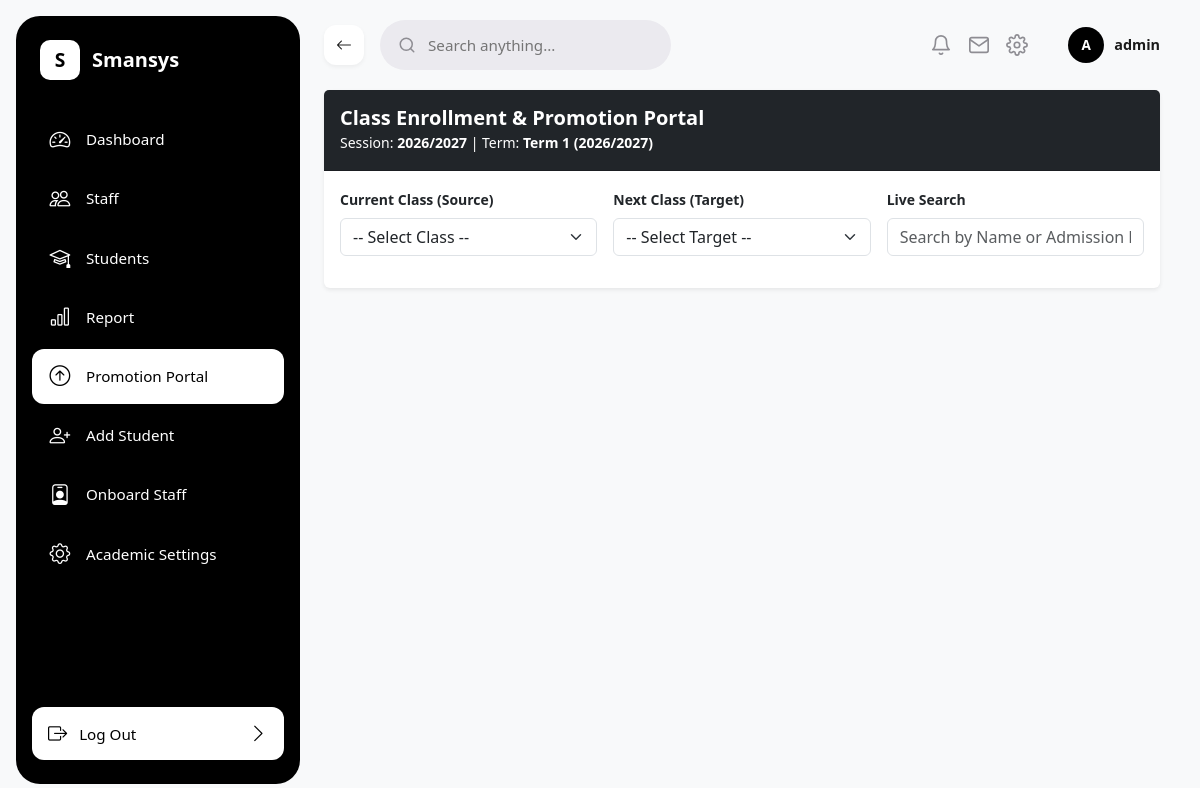
Page /enrollment/portal/ (signed in) on the committed database.
### sis/models.py (models this page shows)
class AcademicSession(models.Model):
    academic_year = models.CharField(max_length=20, unique=True, help_text="e.g., 2025/2026")
    is_current = models.BooleanField(default=False, help_text="True if this is the active academic year")
    def __str__(self):
        return self.academic_year

class Term(models.Model):
    TERM_CHOICES = [
        ('Term 1', 'Term 1'),
        ('Term 2', 'Term 2'),
        ('Term 3', 'Term 3'),
    ]
    session = models.ForeignKey(AcademicSession, on_delete=models.CASCADE, related_name='terms')
    term_name = models.CharField(max_length=20, choices=TERM_CHOICES)
    is_active = models.BooleanField(default=False, help_text="True if this is the active grading term")
    class Meta:
        unique_together = ('session', 'term_name')
    def __str__(self):
        return f"{self.term_name} ({self.session.academic_year})"

### sis/views.py (the view, shortened to what this page needs)
# urls.py: path('enrollment/portal/', class_enrollment_portal_view, name='class_enrollment_portal'),
@login_required
def class_enrollment_portal_view(request):
    if not _is_admin(request.user):
        raise PermissionDenied
    classrooms = ClassRoom.objects.all()
    current_session = AcademicSession.objects.filter(is_current=True).first()
    current_term = Term.objects.filter(is_active=True).first() if current_session else None
    source_class = None
    students_data = []
    promotion_criteria = None
    search_query = request.GET.get('search_query', '').strip()
    source_class_id = request.GET.get('source_class_id')
    context = {
        'classrooms': classrooms,
        'current_session': current_session,
        'current_term': current_term,
        'source_class': source_class,
        'promotion_criteria': promotion_criteria,
        'students_data': students_data,
        'search_query': search_query,
    }
    return render(request, 'sis/class_enrollment_portal.html', context)

### sis/views.py (called while the page is built)
def _is_admin(user):
    return user.is_active and user.is_superuser

### sis/templates/sis/class_enrollment_portal.html (shortened to what this page needs)
{% extends 'sis/base.html' %}
{% load static %}
{% block content %}
<div class="card shadow-sm border-0">
  <div class="card-header bg-dark text-white py-3">
    <h5 class="mb-0 fw-bold">Class Enrollment & Promotion Portal</h5>
    <small class="text-light-50">
      Session: <strong>{{ current_session|default:"None set" }}</strong>
      | Term: <strong>{{ current_term|default:"None set" }}</strong>
    </small>
  </div>
  <div class="card-body">
    <form method="GET" class="row g-3 align-items-end mb-3" id="filterForm">
      <div class="col-md-4">
        <label for="source_class_id" class="form-label fw-semibold small">Current Class (Source)</label>
        <select name="source_class_id" id="source_class_id" class="form-select" onchange="this.form.submit()">
          <option value="">-- Select Class --</option>
        </select>
      </div>
      <div class="col-md-4">
        <label for="next_class_id" class="form-label fw-semibold small">Next Class (Target)</label>
        <select name="next_class_id" id="next_class_id" class="form-select" form="promoteForm">
          <option value="">-- Select Target --</option>
        </select>
      </div>
      <div class="col-md-4">
        <label for="search_query" class="form-label fw-semibold small">Live Search</label>
        <input type="text" name="search_query" id="search_query" class="form-control"
               placeholder="Search by Name or Admission No."
               value="{{ search_query }}" oninput="this.form.submit()">
      </div>
    </form>
  </div>
</div>
{% endblock %}

### sis/templates/sis/base.html (shortened to what this page needs)
{% load static %}
<!DOCTYPE html>
<html lang="en">
<head>
    <link rel="stylesheet" href="{% static 'css/bootstrap.min.css' %}">
    <link rel="stylesheet" href="https://cdn.jsdelivr.net/npm/bootstrap-icons@1.11.3/font/bootstrap-icons.min.css">
</head>
<body>
{% if user.is_authenticated %}
<div class="app-layout" style="display: flex; min-height: 100vh; background-color: #F8F9FA;">
    <aside style="width: 284px; flex-shrink: 0; min-height: 100vh;">
        <div class="sidebar">
            <div>
                <div class="brand">
                    <div class="icon-box">S</div>
                    <span>Smansys</span>
                </div>
                <nav class="nav-links">
                    <a href="{% url 'dashboard' %}" class="{% if request.path == '/' or request.path == '/dashboard/' %}active{% endif %}">
                        <i class="bi bi-speedometer2"></i> Dashboard
                    </a>
                    <a href="{% url 'staff_list' %}" class="{% if request.path == '/staff/list/' %}active{% endif %}">
                        <i class="bi bi-people"></i> Staff
                    </a>
                    <a href="{% url 'student_list' %}" class="{% if request.path == '/students/' %}active{% endif %}">
                        <i class="bi bi-mortarboard"></i> Students
                    </a>
                    <a href="{% url 'reports' %}" class="{% if request.path == '/reports/' %}active{% endif %}">
                        <i class="bi bi-bar-chart"></i> Report
                    </a>
                    <a href="{% url 'promotion_portal' %}" class="{% if request.path == '/enrollment/portal/' %}active{% endif %}">
                        <i class="bi bi-arrow-up-circle"></i> Promotion Portal
                    </a>
                    <a href="{% url 'register_student' %}" class="{% if request.path == '/students/register/' %}active{% endif %}">
                        <i class="bi bi-person-plus"></i> Add Student
                    </a>
                    <a href="{% url 'register_staff' %}" class="{% if request.path == '/staff/register/' %}active{% endif %}">
                        <i class="bi bi-person-badge"></i> Onboard Staff
                    </a>
                    <a href="{% url 'academic_settings' %}" class="{% if request.path == '/settings/academic-session/' %}active{% endif %}">
                        <i class="bi bi-gear"></i> Academic Settings
                    </a>
                </nav>
            </div>
            <div class="logout-wrap">
                <a href="{% url 'logout' %}">
                    <span><i class="bi bi-box-arrow-right me-2"></i> Log Out</span>
                    <i class="bi bi-chevron-right"></i>
                </a>
            </div>
        </div>
    </aside>
    <div class="main-viewport" style="flex-grow: 1; display: flex; flex-direction: column; min-width: 0;">
        <header class="global-header" style="width: 100%; display: flex; align-items: center; justify-content: space-between; padding: 20px 40px; background-color: transparent;">
            <div class="header-left d-flex align-items-center gap-3">
                <button type="button" onclick="window.history.back();" class="back-btn" aria-label="Go back">
                    <i class="bi bi-arrow-left"></i>
                </button>
                <div class="header-search-field" style="position: relative;">
                    <svg width="18" height="18" viewBox="0 0 24 24" fill="none" stroke="#8E8D93" stroke-width="2" stroke-linecap="round" stroke-linejoin="round">
                        <circle cx="11" cy="11" r="8"/>
                        <path d="M21 21l-4.35-4.35"/>
                    </svg>
                    <input id="globalSearchInput" type="text" placeholder="Search anything..." style="flex: 1; border: none; outline: none; background: transparent; font-size: 0.95rem; color: #8E8D93; line-height: 1; min-width: 0;">
                </div>
            </div>
            <div class="header-right d-flex align-items-center" style="gap: 20px; margin-left: auto;">
                <div class="utility-group d-flex align-items-center gap-3">
                    <svg width="22" height="22" viewBox="0 0 24 24" fill="none" stroke="#8E8D93" stroke-width="1.8" stroke-linecap="round" stroke-linejoin="round" style="cursor: pointer;">
                        <path d="M18 8A6 6 0 0 0 6 8c0 7-3 9-3 9h18s-3-2-3-9"/>
                        <path d="M13.73 21a2 2 0 0 1-3.46 0"/>
                    </svg>
                    <svg width="22" height="22" viewBox="0 0 24 24" fill="none" stroke="#8E8D93" stroke-width="1.8" stroke-linecap="round" stroke-linejoin="round" style="cursor: pointer;">
                        <path d="M4 4h16c1.1 0 2 .9 2 2v12c0 1.1-.9 2-2 2H4c-1.1 0-2-.9-2-2V6c0-1.1.9-2 2-2z"/>
                        <polyline points="22,6 12,13 2,6"/>
                    </svg>
                </div>
                <div class="header-profile-pill d-flex align-items-center" style="gap: 10px; margin-left: 20px;">
                    <span style="width: 36px; height: 36px; display: flex; align-items: center; justify-content: center; border-radius: 50%; background-color: #000000; color: #ffffff; font-weight: 700; font-size: 0.85rem; line-height: 1;">
                        {{ request.user.username|first|upper }}
                    </span>
                    <span style="font-size: 0.9rem; font-weight: 600; color: #1A1A1A;">{{ request.user.username }}</span>
                </div>
            </div>
        </header>
        <main class="page-content-canvas" style="flex-grow: 1; padding: 0 40px 40px 40px;">
{% endif %}
            {% block content %}
            {% endblock %}
{% if user.is_authenticated %}
        </main>
    </div>
</div>
{% endif %}
</body>
</html>

### sis/templates/sis/base.html (style rules this page uses)
html, body { height: 100%; margin: 0; padding: 0; background-color: #f8fafc; }
.sidebar { width: 284px; min-width: 284px; height: calc(100vh - 32px); margin: 16px; background-color: #000000; border-radius: 24px; display: flex; flex-direction: column; justify-content: space-between; padding: 24px 16px; position: fixed; left: 0; top: 0; }
.sidebar .brand { display: flex; align-items: center; gap: 12px; padding: 0 8px; margin-bottom: 32px; }
.sidebar .brand .icon-box { width: 40px; height: 40px; background: #ffffff; border-radius: 10px; display: flex; align-items: center; justify-content: center; font-weight: 800; font-size: 1.2rem; color: #000000; }
.sidebar .brand span { font-size: 1.25rem; font-weight: 700; color: #ffffff; }
.sidebar .nav-links { flex: 1; display: flex; flex-direction: column; gap: 4px; }
.sidebar .nav-links a { display: flex; align-items: center; gap: 14px; padding: 12px 16px; color: #ffffff; text-decoration: none; border-radius: 12px; font-size: 0.95rem; font-weight: 400; transition: all 0.2s ease-in-out; }
.sidebar .nav-links a.active { background: #ffffff; color: #000000; font-weight: 500; }
.sidebar .nav-links a i { font-size: 1.3rem; width: 24px; text-align: center; }
.sidebar .logout-wrap { padding-top: 16px; }
.sidebar .logout-wrap a { display: flex; align-items: center; justify-content: space-between; padding: 12px 16px; background: #ffffff; color: #000000; text-decoration: none; border-radius: 12px; font-weight: 500; font-size: 0.95rem; transition: opacity 0.15s; }
.sidebar .logout-wrap a i { font-size: 1.2rem; }
.header-search-field { flex: 1; height: 50px; display: flex; align-items: center; background-color: #EBEAEF; border-radius: 25px; padding: 0 18px; gap: 10px; min-width: 0; flex-shrink: 0; }
.header-profile-pill { display: flex; align-items: center; gap: 10px; flex-shrink: 0; }
.back-btn { cursor: pointer; border: none; background: #FFFFFF; border-radius: 12px; width: 40px; height: 40px; display: flex; align-items: center; justify-content: center; box-shadow: 0px 2px 4px rgba(0,0,0,0.05); color: #1A1A1A; flex-shrink: 0; }

### rows in the picture
AcademicSession: academic_year "2026/2027"
Term: term_name+session "Term 1 (2026/2027)"

### other values in the picture
{{ request.user.username|first|upper }} "A"
{{ request.user.username }} "admin"
